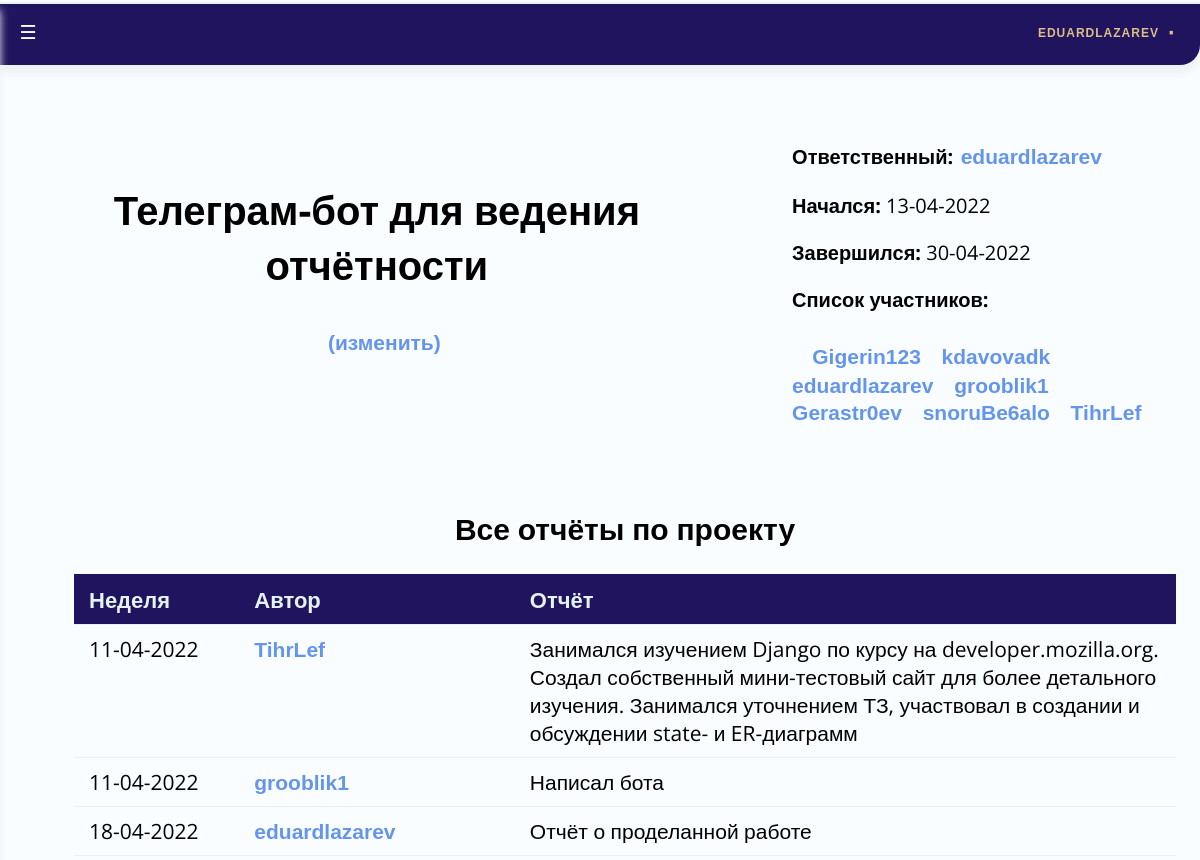
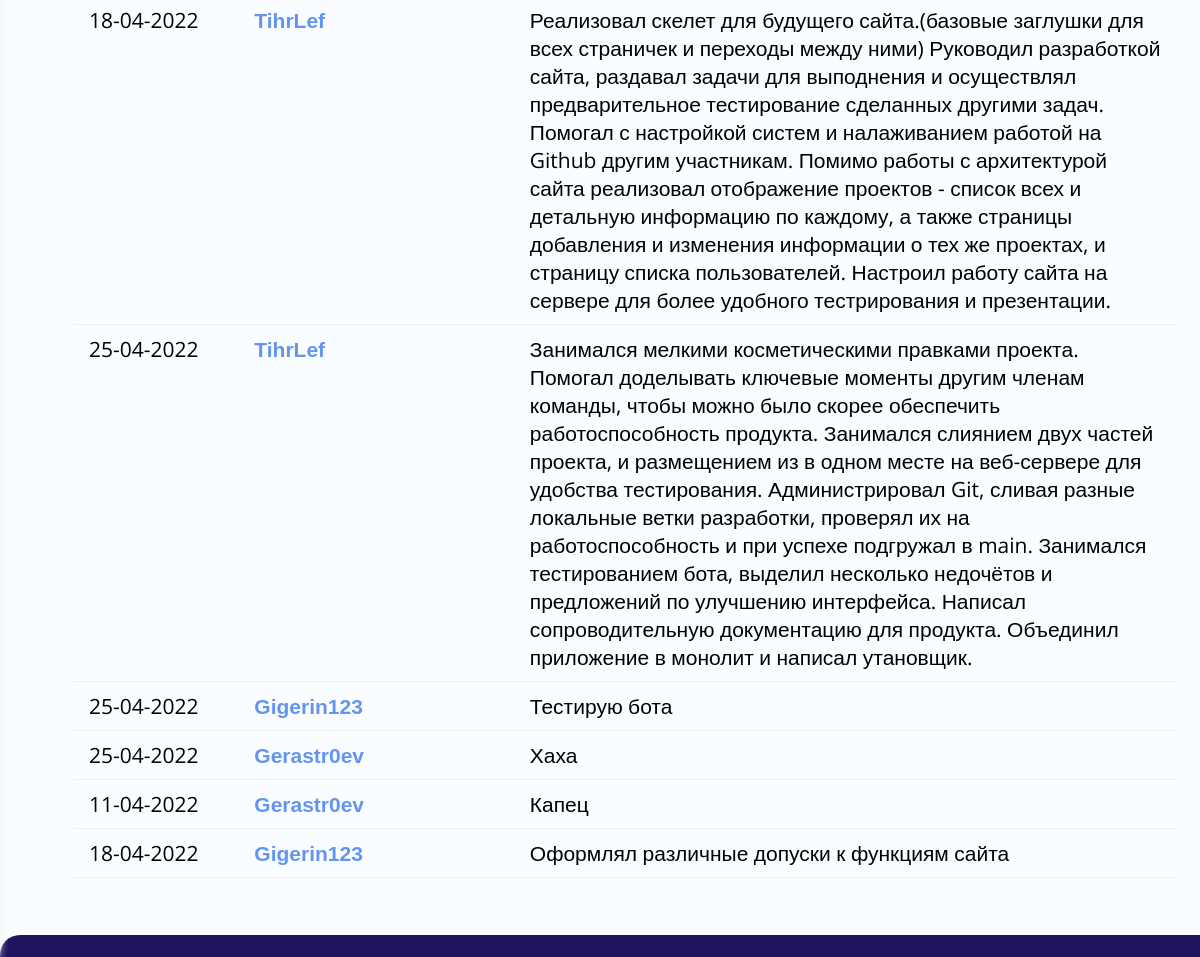
The app's page /TeleBot/project/6 (signed in), older data (2 pictures, top to bottom).
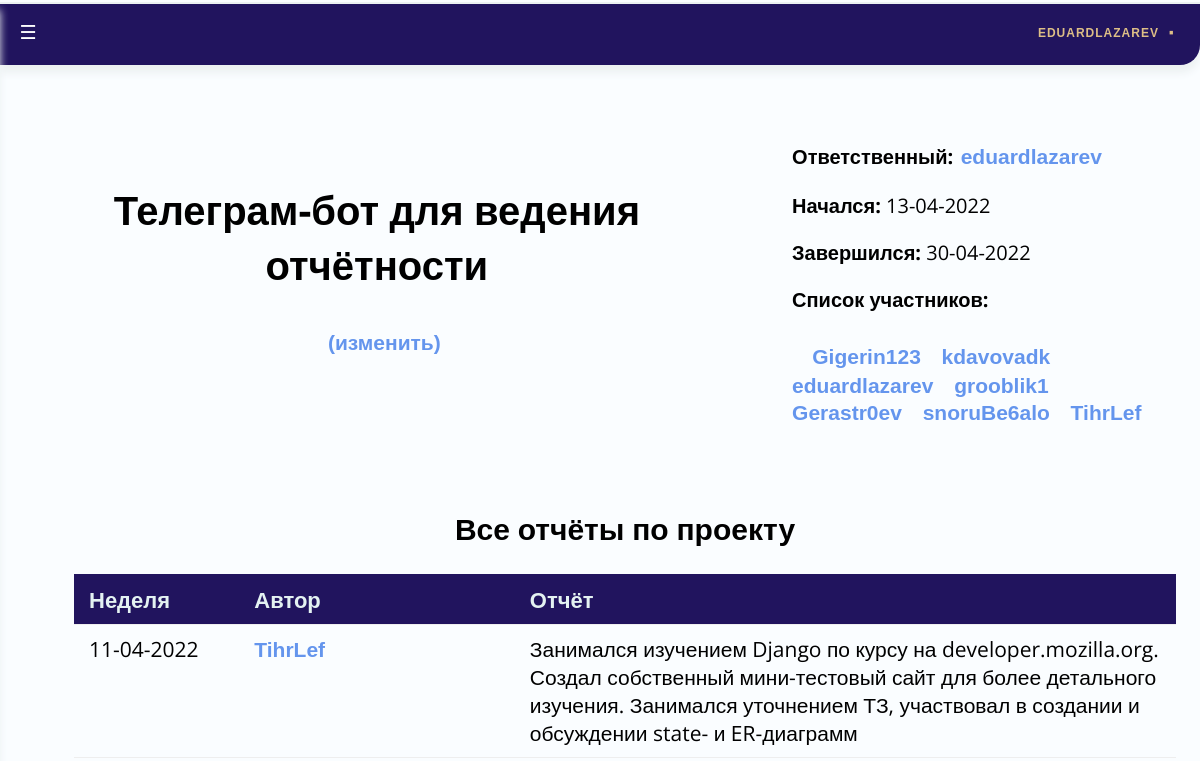
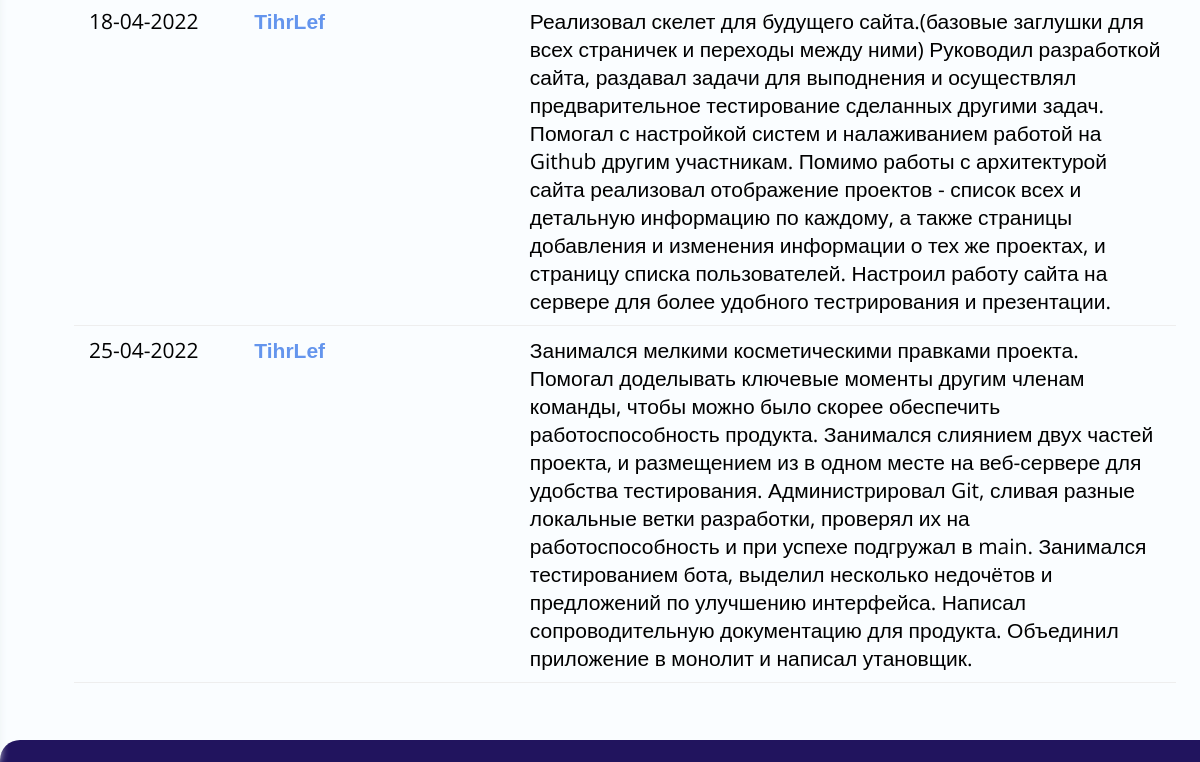
The same page, newer data (2 pictures, top to bottom).
### Users/models.py (models this page shows, shortened)
class User(AbstractUser):
	personal_token = models.UUIDField(default=uuid.uuid4, help_text="Unique ID for this particular book across whole library")
	telegram_id = models.BigIntegerField(primary_key=True, unique=True)
	def __str__(self):
		return self.username
	def get_absolute_url(self):
		return reverse('user-detail', args=[str(self.telegram_id)])
	def is_verified(self):
		return (self.is_active) or (self.is_staff)

### Projects/models.py (models this page shows, shortened)
class Project(models.Model):
	name = models.CharField(unique = True, max_length=200)
	start_date = models.DateField(default = datetime.now, null=True, blank=True)
	end_date = models.DateField(null=True, blank=True)
	users = models.ManyToManyField(User)
	responsible_user = models.ForeignKey(User, related_name="responsible", on_delete=models.SET_NULL, null=True)
	def get_change_url(self):
		return reverse('project-change', args=[str(self.id)])
	def status(self):
		if not self.start_date or date.today()< self.start_date:
			return 'Не начался'
		if self.end_date is None or self.start_date <= date.today() < self.end_date:
			return 'В процессе'
		if date.today() >= self.end_date:
			return 'Завершился'

### Reports/models.py (models this page shows, shortened)
class Report(models.Model):
	user = models.ForeignKey(User, on_delete=models.SET_NULL, null=True)
	project = models.ForeignKey(Project, on_delete=models.SET_NULL, null=True)
	report_date = models.DateField(default = date.today)
	message = models.TextField(max_length=1000, help_text="Write any additional comments")

### Projects/views.py (the view)
# urls.py: urlpatterns += [re_path(r'^project/(?P<pk>\d+)$', Projects.views.project_detail, name='project-detail'),]
@user_passes_test(User.is_verified)
def project_detail(request,pk):
	try:
		project=Project.objects.get(pk=pk)
	except Project.DoesNotExist:
		raise Http404("Такого проекта не существует!")
	if request.user.is_staff or request.user in project.users.all():
		if request.user.is_staff or request.user == project.responsible_user:
			reports = project.report_set.all()
		else:
			reports = project.report_set.all().filter(user=request.user)
		return render(
			request,
			'Projects/project_detail.html',
			context={'project':project, 'reports':reports}
		)
	else:
		return HttpResponseRedirect(reverse('projects'))

### TeleBot/templates/Projects/project_detail.html (shortened to what this page needs)
{% extends "base_generic.html" %}
{% block head %}
{% load static %}
{% endblock %}
{% block content %}
	<table class="empty" align = center width = 100% >
		<tr class="empty">
			<td class="empty" width = 55%>
				<h1 align = center>{{ project.name }} </h1>
				{% if user.is_staff or project.responsible_user == user %}
					<h4 align = center><big><big>  </big></big><a class="mya" href = "{{ project.get_change_url}}">(изменить)</a></h5>
				{% endif %}
			</td>
			<td class="empty" width = 10%></td>
			<td class="empty" width = 35%>
				<p><strong>Ответственный:</strong><big><big> </big></big><a class = "mya" href="{{ project.responsible_user.get_absolute_url }}">{{ project.responsible_user }}</a></p>
				<p><strong>
					{% if project.status == "Не начался" %} Начнётся:
					{% else %} Начался:
					{% endif %}
				</strong>{{ project.start_date|date:'d-m-Y'}}</p>
				<p><strong>
					{% if project.status == "Завершился" %} Завершился:
					{% else %} Завершится:
					{% endif %}
				</strong> {{ project.end_date|date:'d-m-Y'}}</p>
				<p><strong>Список участников:</strong></p> <big><big>  </big></big>
				{% for user in project.users.all %}
					<a class = "mya" href="{{ user.get_absolute_url }}">{{user.username}}</a>
				{% endfor %}
			</td>
		</tr>
	</table>
	<br><br>
    <h2 align = center>{% if user.is_staff or user == project.responsible_user %}Все{% else %}Ваши{% endif %} отчёты по проекту</h2>
	{% if reports %}
	<table align = center width = 85% cellspacing="0" border="2" id="myTable" class="table">
    <thead>
		<tr>
			<th width = 15% onclick="sortTable(0)" align=center>Неделя</th>
			<th width = 25% onclick="sortTable(1)" align=left>Автор</th>
			<th width = 70% onclick="sortTable(2)" align=center>Отчёт</th>
		</tr>
        </thead>
        <tbody>
    {% for report in reports %}
		<tr>
			<td align=center>{{report.report_date|date:'d-m-Y'}}</td>
			<td><a class = "mya" href="{{ report.user.get_absolute_url }}">{{report.user}}</a>
			<td>{{report.message}}</ul>
		<tr>
	{% endfor %}
    </tbody>
	</table>
	{% else %}
	<br><br><br>
	<h3 align = center>(которых нет)</h3>
	{% endif %}
{% endblock %}

### TeleBot/templates/base_generic.html (shortened to what this page needs)
<!DOCTYPE html>
<html>
<head>
{% load static %}
</head>
<body>
<nav>
  <ul class="topmenu">
    &emsp;<li><a href="{{user.get_absolute_url}}" class="active">{{request.user.username}}</a>
    </li>
  </ul>
</nav>
<div class="navbar1">
  <a href="#wrong"></a>
</div>
<div id="main">
  {% block content %} {% endblock %}
</div>
{%if request.user.is_staff%}
	<nav class="nav">
        <label for="nav-toggle" class="nav-toggle" onclick></label>
    </nav>
{%endif%}
</body>
</html>

### TeleBot/templates/Projects/project_detail.html (style rules this page uses)
.table { width: 100%; border: none; border-collapse: collapse; margin-bottom: 20px; }
.table thead th { font-weight: bold; text-align: left; border: none; color: #e4f2f2; padding: 10px 15px; background: #21145e; font-size: 22px; border-left: 0px solid #ddd; border-right: 0px solid #ddd; }
.table tbody td { text-align: left; border-left: 0px solid #ddd; border-right: 0px solid #ddd; padding: 10px 15px; font-size: 21px; vertical-align: top; color:#000; }
.table thead tr th:first-child, .table tbody tr td:first-child { border-left: 0px solid #21145e; }
.table thead tr th:last-child, .table tbody tr td:last-child { border-right: 0px solid #21145e; }
.table tbody tr:nth-child(even) { background: #f2f5fc; }
table.empty { border: none; }
td.empty { border: none; align: center; }
a.mya { font-family:Arial; font-weight: bold; text-decoration: none; color:#6495ed; font-size:21px; }

Row changes from the older to the newer data that the page shows:
removed Report: report_date "11-04-2022", user "grooblik1", message "Написал бота"
removed Report: report_date "18-04-2022", user "eduardlazarev", message "Отчёт о проделанной работе"
removed Report: report_date "25-04-2022", user "Gigerin123", message "Тестирую бота"
removed Report: report_date "25-04-2022", user "Gerastr0ev", message "Хаха"
removed Report: report_date "11-04-2022", user "Gerastr0ev", message "Капец"
removed Report: report_date "18-04-2022", user "Gigerin123", message "Оформлял различные допуски к функциям сайта"
